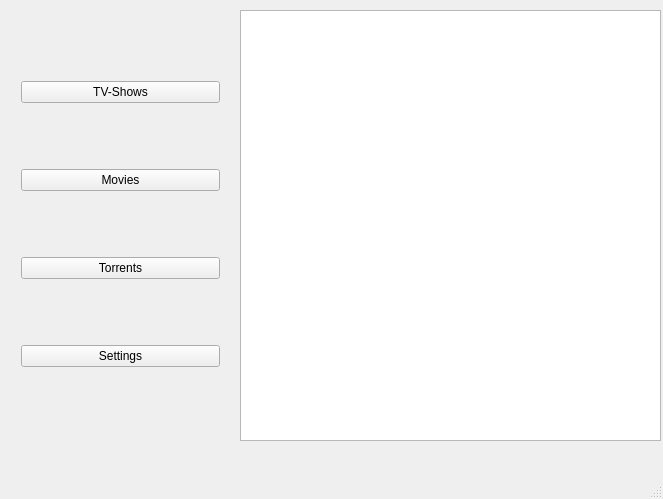
<?xml version="1.0" encoding="UTF-8"?>
<ui version="4.0">
 <class>MainWindow</class>
 <widget class="QMainWindow" name="MainWindow">
  <property name="geometry">
   <rect>
    <x>0</x>
    <y>0</y>
    <width>663</width>
    <height>499</height>
   </rect>
  </property>
  <property name="windowTitle">
   <string>MainWindow</string>
  </property>
  <widget class="QWidget" name="centralWidget">
   <widget class="QWidget" name="verticalLayoutWidget">
    <property name="geometry">
     <rect>
      <x>10</x>
      <y>10</y>
      <width>221</width>
      <height>431</height>
     </rect>
    </property>
    <layout class="QVBoxLayout" name="verticalLayout">
     <item>
      <widget class="QPushButton" name="pushButton_2">
       <property name="text">
        <string>TV-Shows</string>
       </property>
      </widget>
     </item>
     <item>
      <widget class="QPushButton" name="pushButton_3">
       <property name="text">
        <string>Movies</string>
       </property>
      </widget>
     </item>
     <item>
      <widget class="QPushButton" name="pushButton">
       <property name="text">
        <string>Torrents</string>
       </property>
      </widget>
     </item>
     <item>
      <widget class="QPushButton" name="pushButton_4">
       <property name="text">
        <string>Settings</string>
       </property>
      </widget>
     </item>
    </layout>
   </widget>
   <widget class="QGraphicsView" name="graphicsView">
    <property name="geometry">
     <rect>
      <x>240</x>
      <y>10</y>
      <width>421</width>
      <height>431</height>
     </rect>
    </property>
   </widget>
  </widget>
  <widget class="QMenuBar" name="menuBar">
   <property name="geometry">
    <rect>
     <x>0</x>
     <y>0</y>
     <width>663</width>
     <height>25</height>
    </rect>
   </property>
  </widget>
  <widget class="QStatusBar" name="statusBar"/>
 </widget>
 <layoutdefault spacing="6" margin="11"/>
 <resources/>
 <connections/>
</ui>
